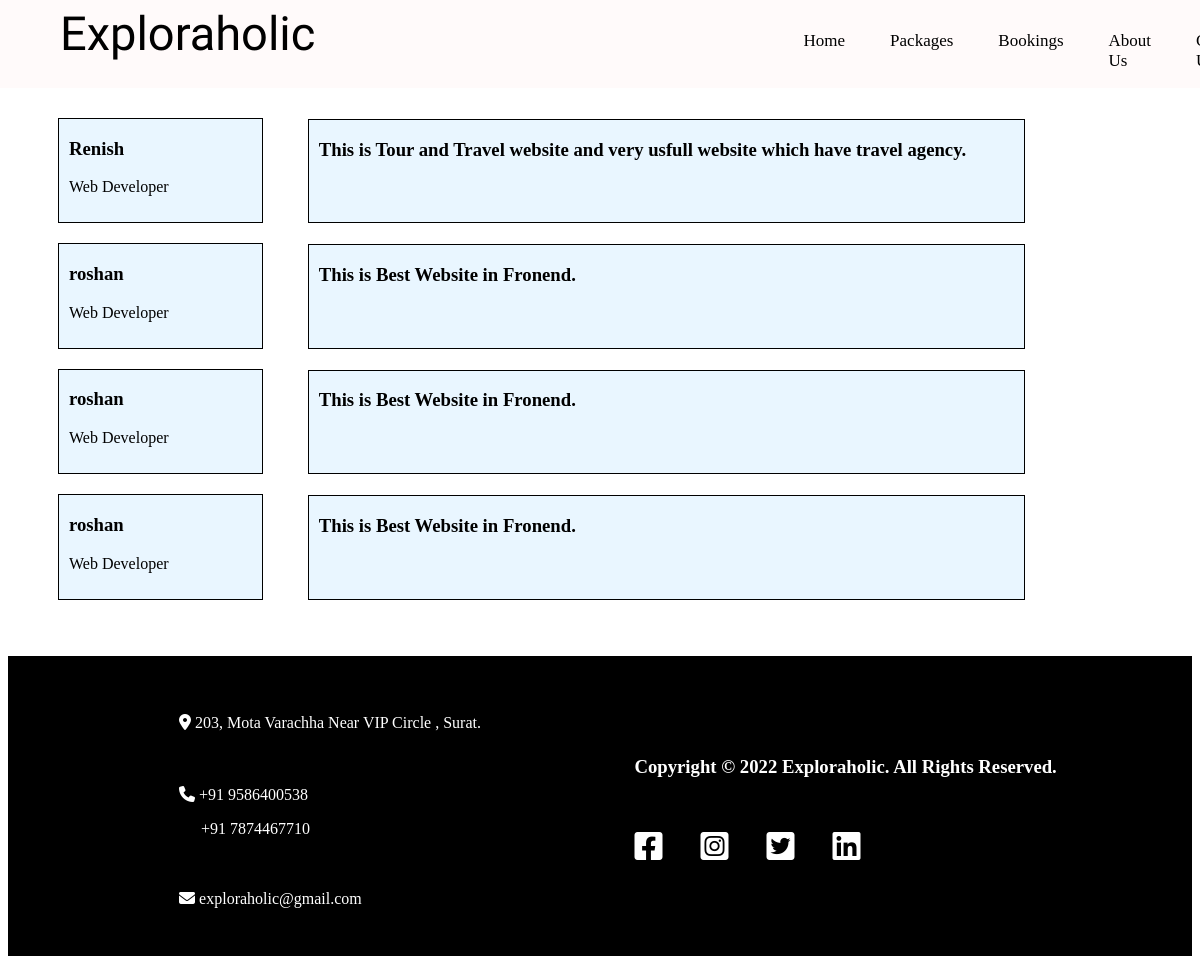
Screenshot of /website1/asp/review.php with the database file from the repository.
### tables this page shows
CREATE TABLE `review` (
  `id` int(10) NOT NULL,
  `name` varchar(30) NOT NULL,
  `work` varchar(30) NOT NULL,
  `msg` text NOT NULL,
  `date` datetime NOT NULL DEFAULT current_timestamp()
);

### website1/asp/review.php (the view, shortened to what this page needs)
<?php
require "db.php";
$sql = "SELECT * FROM review";
$result = mysqli_query($con,$sql);
?>
<!DOCTYPE html>
<html lang="en">
<head>
  <link rel="stylesheet" href="https://cdnjs.cloudflare.com/ajax/libs/font-awesome/6.1.1/css/all.min.css"
 />
</head>
<body>
  <div class="main_div">
      <nav class="main_nav">
        <div class="logo">Exploraholic</div>
        <div class="navigation_menu">
          <ul class="nav_ul1">
            <li class="nav_li"><a href="../asp/index.php" class="nav_a1">Home</a></li>
            <li class="nav_li"><a href="../asp/package.php" class="nav_a1">Packages</a></li>
            <li class="nav_li"><a href="../html/bookform.html" class="nav_a1">Bookings</a></li>
            <li class="nav_li"><a href="/admin1/website1/html/about.html" class="nav_a1">About Us</a></li>
            <li class="nav_li"><a href="../html/contact.html" class="nav_a1">Contact Us</a></li>
          </ul>
        </div>
      </nav>
      <div class="prt6">
        <h1>Reviwes</h1>
   <?php
while($row = mysqli_fetch_assoc($result)){
   ?>
        <div class="main_reviwe">
          <div class="review_1">
            <h3><?php echo $row['name']; ?></h3>
            <p><?php echo $row['work']; ?></p>
          </div>
          <div class="sub_review1">
            <h3> <?php echo $row['msg']; ?></h3>
           </div>
        </div>
  <?php
}
  ?>
      <div class="footer">
        <footer class="footer_info">
            <i class="fa-solid fa-location-dot"></i> 203, Mota Varachha Near VIP Circle , Surat.
            <br><br><br><br>
            <i class="fa-solid fa-phone"></i> +91 9586400538 <br>
           <p class="pn_2"> +91 7874467710 </p>
            <br><br>
            <i class="fa-solid fa-envelope"></i> exploraholic@gmail.com
            <h3 class="footer_p">Copyright © 2022 Exploraholic. All Rights Reserved.  </h3>
                <h1 class="footer_logo">
                <i class="fa-brands fa-facebook-square"></i>
                <i class="fa-brands fa-instagram-square"></i>
                <i class="fa-brands fa-twitter-square"></i>
                <i class="fa-brands fa-linkedin"></i>
                </h1>
        </footer>
     </div>
      </div>
  </body>
  </html>

### website1/asp/review.php (style rules this page uses)
.main_div { padding-left: 50px; padding-top: 10px; }
.logo { font-size: 47px; font-family: 'Smooch', cursive; margin-top: 6px; margin-left: 60px; }
.main_nav { width: 101%; margin-left: -58px; background-color: snow; position: fixed; top: 0; z-index: 1; }
.navigation_menu { margin-left: 63%; margin-top: -47px; font-size: 17px; }
.nav_ul1 { display: flex; list-style: none; gap: 45px; }
.nav_a1 { color: black; text-decoration: none; }
.nav_li { transition: 0.9s; }
.footer { border: 1px solid black; margin-top: 5%; margin-left: -50px; background-color: black; color: white; padding-top: 5%; padding-bottom: 6%; padding-left: 15%; }
.pn_2 { margin-left: 22px; }
.footer_p { margin-left: 45%; margin-top: -15%; }
.footer_logo { margin-left: 45%; margin-top: 5%; }
i.fa-brands.fa-instagram-square { margin-left: 30px; }
i.fa-brands.fa-twitter-square { margin-left: 30px; }
i.fa-brands.fa-linkedin { margin-left: 30px; }
.main_reviwe { display: flex; }
.review_1 { width: 17%; border: 1px solid black; padding-left: 10px; padding-bottom: 10px; background-color: #e9f6ff; margin-top: 20px; }
.sub_review1 { border: 1px solid black; margin-left: 45px; padding-right: 25px; padding-left: 10px; width: 60%; margin-top: 21px; background-color: #e9f6ff; }

### rows the page displays
review: name "Renish", work "Web Developer", msg "This is Tour and Travel website and very usfull website which have travel agency."
review: name "roshan", work "Web Developer", msg "This is Best Website in Fronend."
review: name "roshan", work "Web Developer", msg "This is Best Website in Fronend."
review: name "roshan", work "Web Developer", msg "This is Best Website in Fronend."
